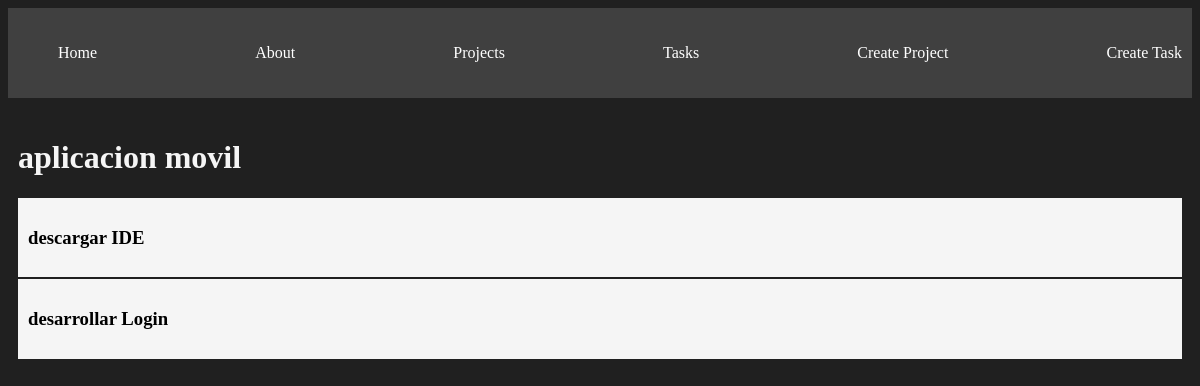
/projects/1, run on the app's committed database.
### myapp/models.py (models this page shows, shortened)
class Project(models.Model):
    name = models.CharField(max_length=200)
    def __str__(self):
        return self.name

class Task(models.Model):
    title = models.CharField(max_length=200)
    description = models.TextField()
    project = models.ForeignKey(Project,on_delete=models.CASCADE)
    done = models.BooleanField(default=False)

### myapp/views.py (the view)
# urls.py: path('projects/<int:id>', views.project_detail, name="project_detail" ),
def project_detail(request , id):
    project = get_object_or_404(Project, id=id)
    tasks = Task.objects.filter(project_id=id)
    return render(request, 'projects/detail.html', {
        'project': project,
        'tasks': tasks
    })

### myapp/templates/projects/detail.html
{% extends 'layouts/base.html' %}
{% block content %}
    <h1
        class="titulo_proyecto">
        {{project}}
    </h1>
    {% for task in tasks %}
    <div class="card">
        <h3>{{task.title}}</h3>
    </div>
    {% endfor %}
{% endblock %}

### myapp/static/styles/main.css (style rules this page uses)
body { background-color: #202020; color: whitesmoke }
.card { background: whitesmoke; color: black; padding: 10px; margin-bottom: 2px; }

### data on the page
Project: name "aplicacion movil"
Task: title "descargar IDE"
Task: title "desarrollar Login"
